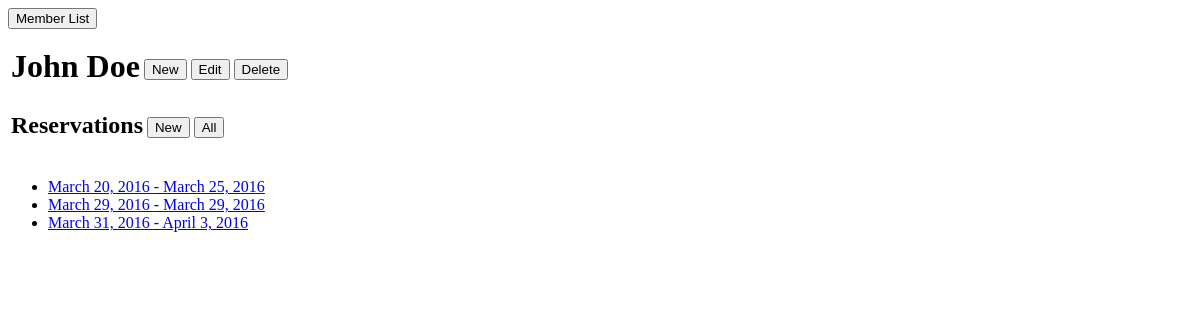
Before: /member/1/ with the older database file.
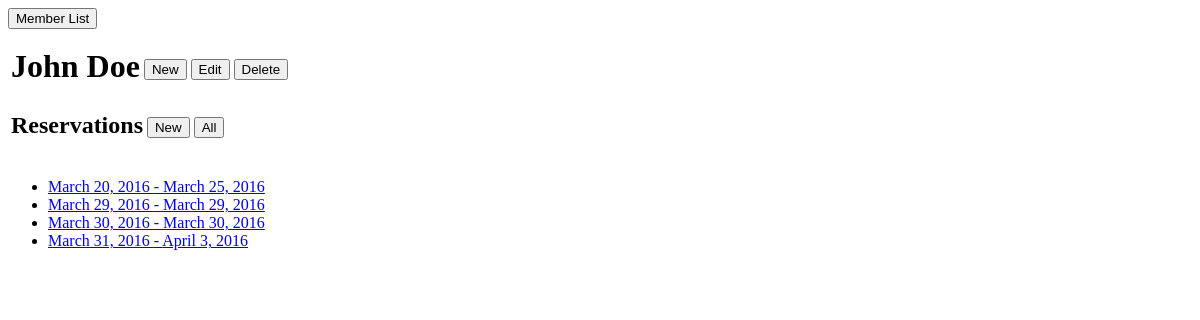
After: the same page with the newer database file.
### bookings/models.py (models this page shows, shortened)
class Reservation(models.Model):
    objects = ReservationManager()
    member = models.ForeignKey('Member', on_delete=models.CASCADE)
    party_size = models.IntegerField(default=1, help_text="Number of Guests in Party")
    arrival = models.DateField(default=date.today, help_text="Arrival Date")
    departure = models.DateField(default=date.today, help_text="Arrival Date")
    MEAL_CHOICES = (
            ('B', 'Breakfast'),
            ('L', 'Lunch'),
            ('D', 'Dinner'),
            )
    first_meal = models.CharField('First meal at camp', max_length=1, choices=MEAL_CHOICES, default='LUNCH', help_text="First Meal")
    last_meal = models.CharField('Last meal at camp', max_length=1, choices=MEAL_CHOICES, default='LUNCH', help_text="Last Meal")
    created_on = models.DateTimeField(auto_now_add=True)
    edited_on = models.DateTimeField(auto_now=True)
    class Meta:
        ordering = ['arrival']

### bookings/member_views.py (the view)
class MemberDetailView(DetailView):
    model = Member
    context_object_name = 'member'
    def get_context_data(self, *args, **kwargs):
        context = super(MemberDetailView, self).get_context_data(**kwargs)
        mem_reservations = Reservation.objects.filter(member=self.kwargs['pk']).order_by('arrival')
        context['reservations'] = mem_reservations
        return context

### bookings/models.py (called while the page is built)
    def full_name(self):
        return self.first_name + ' ' + self.last_name

### bookings/templates/bookings/member_detail.html
<form method="LINK" action="{% url 'member_list' %}">
    <input type="submit" value="Member List"/>
</form>
<table>
    <tr>
        <td><h1>{{ member.full_name }}</h1></td>
        <td>
            <form method="LINK" action="{% url 'member_new' %}">
                <input type="submit" value="New"/>
            </form>
        </td>
        <td>
            <form method="LINK" action="{% url 'member_update' pk=member.id %}">
                <input type="submit" value="Edit"/>
            </form>
        </td>
        <td>
            <form method="LINK" action="{% url 'member_delete' pk=member.id %}">
                <input type="submit" value="Delete"/>
            </form>
        </td>
    </tr>
</table>
<table>
    <tr>
        <td><h2>Reservations</h2></td>
        <td>
            <form method="LINK" action="{% url 'reservation_new' pk=member.id%}">
                <input type="submit" value="New"/>
            </form>
        </td>
        <td>
            <form method="LINK" action="{% url 'reservation_list' %}">
                <input type="submit" value="All"/>
            </form>
        </td>
    </tr>
</table>
<ul>
    {% for reservation in reservations %}
    <li>
    <a href="{% url 'reservation_detail' pk=reservation.pk %}">
        {{ reservation.arrival }} - {{ reservation.departure }}
    </a>
    </li>
    {% endfor %}
</ul>

Changed rows visible on the page:
added Reservation: arrival "March 30, 2016", departure "March 30, 2016"
